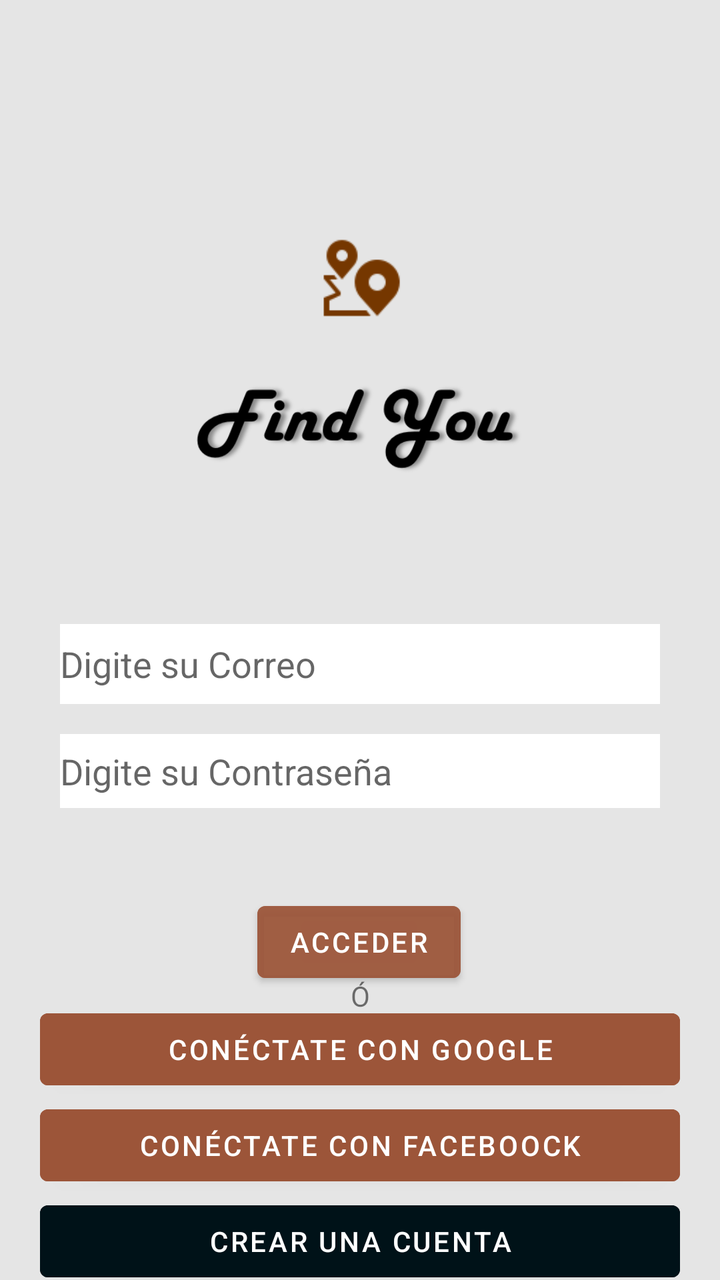
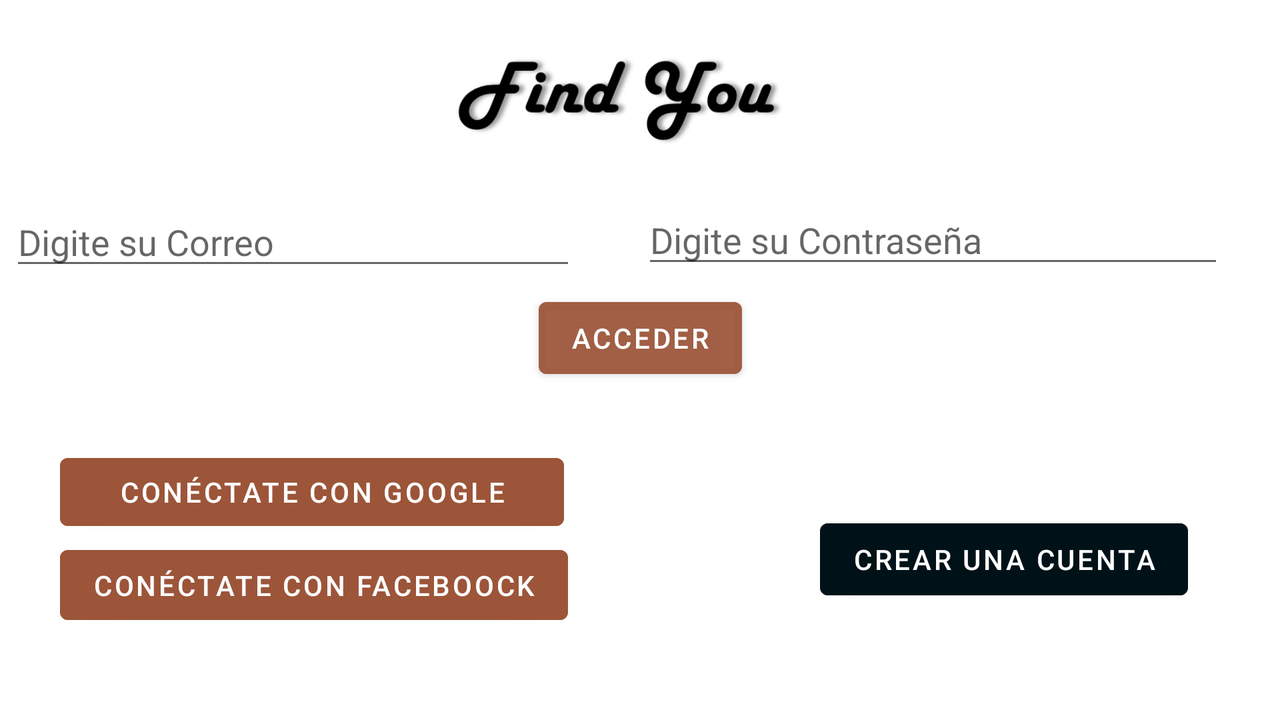

An Android layout and its configuration variant, each rendered on a device that would load it. The default file and the variant file are quoted in full after the pictures.
<!-- AndroidManifest.xml: application theme Theme.FindYou -->
<!-- res/layout/activity_principal.xml -->
<?xml version="1.0" encoding="utf-8"?>
<androidx.constraintlayout.widget.ConstraintLayout xmlns:android="http://schemas.android.com/apk/res/android"
    xmlns:app="http://schemas.android.com/apk/res-auto"
    xmlns:tools="http://schemas.android.com/tools"
    android:layout_width="match_parent"
    android:layout_height="match_parent"
    android:background="#E5E5E5"
    android:backgroundTint="#E5E5E5"
    tools:context=".principal">

    <LinearLayout
        android:id="@+id/linearLayout"
        android:layout_width="match_parent"
        android:layout_height="wrap_content"
        android:layout_marginStart="30dp"
        android:layout_marginTop="312dp"
        android:layout_marginEnd="30dp"
        android:orientation="vertical"
        app:layout_constraintEnd_toEndOf="parent"
        app:layout_constraintHorizontal_bias="0.0"
        app:layout_constraintStart_toStartOf="parent"
        app:layout_constraintTop_toTopOf="parent">

        <EditText
            android:id="@+id/login_txtCorreo"
            android:layout_width="match_parent"
            android:layout_height="40dp"
            android:layout_marginBottom="15dp"
            android:background="@color/white"
            android:backgroundTint="@color/white"
            android:ems="10"
            android:hint="@string/loggin_email"
            android:inputType="textEmailAddress" />

        <EditText
            android:id="@+id/login_txtcontraseña"
            android:layout_width="match_parent"
            android:layout_height="37dp"
            android:layout_marginBottom="15dp"
            android:background="@color/white"
            android:ems="10"
            android:hint="@string/loggin_password"
            android:inputType="textPassword"
            android:password="true" />

    </LinearLayout>

    <LinearLayout
        android:id="@+id/linearLayout2"
        android:layout_width="match_parent"
        android:layout_height="wrap_content"
        android:layout_marginStart="20dp"
        android:layout_marginTop="50dp"
        android:layout_marginEnd="20dp"
        android:layout_marginBottom="40dp"
        android:orientation="vertical"
        app:layout_constraintBottom_toBottomOf="parent"
        app:layout_constraintEnd_toEndOf="parent"
        app:layout_constraintStart_toStartOf="parent"
        app:layout_constraintTop_toBottomOf="@+id/login_btnacceder">

        <Button
            android:id="@+id/btnGoogle"
            android:layout_width="match_parent"
            android:layout_height="wrap_content"
            android:backgroundTint="#9C5539"
            android:text="@string/loggin_google" />

        <Button
            android:id="@+id/btnFace"
            android:layout_width="match_parent"
            android:layout_height="wrap_content"
            android:backgroundTint="#9C5539"
            android:text="@string/loggin_faceboock" />

        <Button
            android:id="@+id/crear_principal"
            android:layout_width="match_parent"
            android:layout_height="wrap_content"
            android:backgroundTint="#001218"
            android:text="@string/Cuenta" />
    </LinearLayout>

    <ImageView
        android:id="@+id/imageView"
        android:layout_width="45dp"
        android:layout_height="50dp"
        app:layout_constraintBottom_toTopOf="@+id/imageView4"
        app:layout_constraintEnd_toEndOf="parent"
        app:layout_constraintHorizontal_bias="0.5"
        app:layout_constraintStart_toStartOf="parent"
        app:srcCompat="@drawable/icons8marcadores64" />

    <ImageView
        android:id="@+id/imageView4"
        android:layout_width="208dp"
        android:layout_height="106dp"
        android:layout_marginTop="164dp"
        app:layout_constraintEnd_toEndOf="parent"
        app:layout_constraintHorizontal_bias="0.497"
        app:layout_constraintStart_toStartOf="parent"
        app:layout_constraintTop_toTopOf="parent"
        app:srcCompat="@drawable/imagen3" />

    <Button
        android:id="@+id/login_btnacceder"
        android:layout_width="wrap_content"
        android:layout_height="wrap_content"
        android:layout_marginTop="28dp"
        android:backgroundTint="#BE9C5539"
        android:text="@string/loggin_acceder"
        app:layout_constraintBottom_toBottomOf="parent"
        app:layout_constraintEnd_toEndOf="parent"
        app:layout_constraintHorizontal_bias="0.498"
        app:layout_constraintStart_toStartOf="parent"
        app:layout_constraintTop_toBottomOf="@+id/linearLayout"
        app:layout_constraintVertical_bias="0.0" />

    <TextView
        android:id="@+id/textView"
        android:layout_width="wrap_content"
        android:layout_height="wrap_content"
        android:text="Ó"
        app:layout_constraintBottom_toTopOf="@+id/linearLayout2"
        app:layout_constraintEnd_toEndOf="parent"
        app:layout_constraintHorizontal_bias="0.5"
        app:layout_constraintStart_toStartOf="parent"
        app:layout_constraintTop_toBottomOf="@+id/login_btnacceder" />

</androidx.constraintlayout.widget.ConstraintLayout>
<!-- resources referenced by this layout -->
<resources>
  <color name="white">#FFFFFFFF</color>
  <!-- drawable icons8marcadores64: png bitmap (drawable, 2058 bytes) -->
  <!-- drawable imagen3: png bitmap (drawable, 15778 bytes) -->
  <string name="Cuenta">Crear una Cuenta</string>
  <string name="loggin_acceder">Acceder</string>
  <string name="loggin_email">Digite su Correo</string>
  <string name="loggin_faceboock">Conéctate con Faceboock</string>
  <string name="loggin_google">Conéctate con Google</string>
  <string name="loggin_password">Digite su Contraseña</string>
  <style name="Theme.FindYou" parent="Theme.MaterialComponents.DayNight.NoActionBar">
          
          <item name="colorPrimary">@color/white</item>
          <item name="colorPrimaryVariant">@color/black</item>
          <item name="colorOnPrimary">@color/white</item>
          
          <item name="colorSecondary">@color/teal_200</item>
          <item name="colorSecondaryVariant">@color/teal_700</item>
          <item name="colorOnSecondary">@color/black</item>
          
          <item name="android:statusBarColor" tools:targetApi="l">?attr/colorPrimaryVariant</item>
          
      </style>
  <color name="black">#FF000000</color>
  <color name="teal_200">#FF03DAC5</color>
  <color name="teal_700">#FF018786</color>
</resources>
<!-- res/layout-land/activity_principal.xml (the repository's variant of the layout above) -->
<!-- drawn on the phone turned sideways -->
<?xml version="1.0" encoding="utf-8"?>
<androidx.constraintlayout.widget.ConstraintLayout xmlns:android="http://schemas.android.com/apk/res/android"
    xmlns:app="http://schemas.android.com/apk/res-auto"
    xmlns:tools="http://schemas.android.com/tools"
    android:layout_width="match_parent"
    android:layout_height="match_parent"
    tools:context=".principal">

    <ImageView
        android:id="@+id/imageView4"
        android:layout_width="208dp"
        android:layout_height="106dp"
        app:layout_constraintEnd_toEndOf="parent"
        app:layout_constraintHorizontal_bias="0.478"
        app:layout_constraintStart_toStartOf="parent"
        app:layout_constraintTop_toTopOf="parent"
        app:srcCompat="@drawable/imagen3" />

    <Button
        android:id="@+id/btnGoogle"
        android:layout_width="252dp"
        android:layout_height="46dp"
        android:layout_marginStart="30dp"
        android:layout_marginTop="30dp"
        android:backgroundTint="#9C5539"
        android:text="@string/loggin_google"
        app:layout_constraintStart_toStartOf="parent"
        app:layout_constraintTop_toBottomOf="@+id/login_btnacceder" />

    <Button
        android:id="@+id/btnFace"
        android:layout_width="wrap_content"
        android:layout_height="47dp"
        android:layout_marginStart="30dp"
        android:backgroundTint="#9C5539"
        android:text="@string/loggin_faceboock"
        app:layout_constraintStart_toStartOf="parent"
        app:layout_constraintTop_toBottomOf="@+id/btnGoogle" />

    <Button
        android:id="@+id/crear_principal"
        android:layout_width="wrap_content"
        android:layout_height="48dp"
        android:layout_marginStart="128dp"
        android:backgroundTint="#001218"
        android:text="@string/Cuenta"
        app:layout_constraintBottom_toBottomOf="parent"
        app:layout_constraintStart_toEndOf="@+id/btnGoogle"
        app:layout_constraintTop_toBottomOf="@+id/login_btnacceder"
        app:layout_constraintVertical_bias="0.526" />

    <EditText
        android:id="@+id/login_txtCorreo"
        android:layout_width="283dp"
        android:layout_height="40dp"
        android:layout_marginStart="5dp"
        android:layout_marginTop="100dp"
        android:background="?attr/editTextBackground"
        android:ems="10"
        android:hint="@string/loggin_email"
        android:inputType="textEmailAddress"
        app:layout_constraintStart_toStartOf="parent"
        app:layout_constraintTop_toTopOf="parent" />

    <EditText
        android:id="@+id/login_txtcontraseña"
        android:layout_width="291dp"
        android:layout_height="39dp"
        android:layout_marginStart="5dp"
        android:layout_marginTop="100dp"
        android:background="?attr/editTextBackground"
        android:ems="10"
        android:hint="@string/loggin_password"
        android:inputType="textPassword"
        app:layout_constraintEnd_toEndOf="parent"
        app:layout_constraintHorizontal_bias="0.5"
        app:layout_constraintStart_toEndOf="@+id/login_txtCorreo"
        app:layout_constraintTop_toTopOf="parent" />

    <Button
        android:id="@+id/login_btnacceder"
        android:layout_width="wrap_content"
        android:layout_height="wrap_content"
        android:layout_marginTop="5dp"
        android:backgroundTint="#BE9C5539"
        android:text="@string/loggin_acceder"
        app:layout_constraintEnd_toEndOf="parent"
        app:layout_constraintHorizontal_bias="0.5"
        app:layout_constraintStart_toStartOf="parent"
        app:layout_constraintTop_toBottomOf="@+id/login_txtCorreo" />

</androidx.constraintlayout.widget.ConstraintLayout>
<!-- resources referenced by the variant -->
<!-- as the phone turned sideways resolves them -->
<resources>
  <!-- drawable imagen3: png bitmap (drawable, 15778 bytes) -->
  <string name="Cuenta">Crear una Cuenta</string>
  <string name="loggin_acceder">Acceder</string>
  <string name="loggin_email">Digite su Correo</string>
  <string name="loggin_faceboock">Conéctate con Faceboock</string>
  <string name="loggin_google">Conéctate con Google</string>
  <string name="loggin_password">Digite su Contraseña</string>
  <style name="Theme.FindYou" parent="Theme.MaterialComponents.DayNight.NoActionBar">
          
          <item name="colorPrimary">@color/white</item>
          <item name="colorPrimaryVariant">@color/black</item>
          <item name="colorOnPrimary">@color/white</item>
          
          <item name="colorSecondary">@color/teal_200</item>
          <item name="colorSecondaryVariant">@color/teal_700</item>
          <item name="colorOnSecondary">@color/black</item>
          
          <item name="android:statusBarColor" tools:targetApi="l">?attr/colorPrimaryVariant</item>
          
      </style>
  <color name="white">#FFFFFFFF</color>
  <color name="black">#FF000000</color>
  <color name="teal_200">#FF03DAC5</color>
  <color name="teal_700">#FF018786</color>
</resources>
